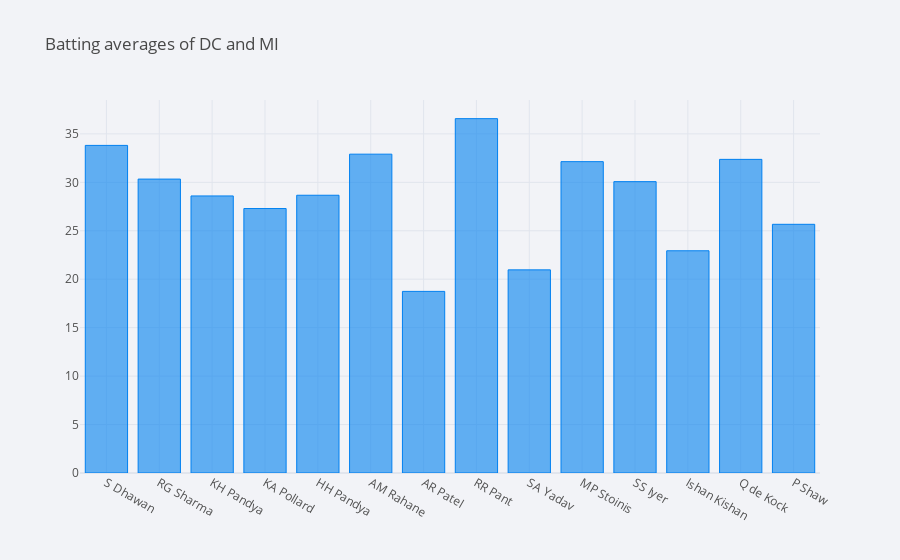
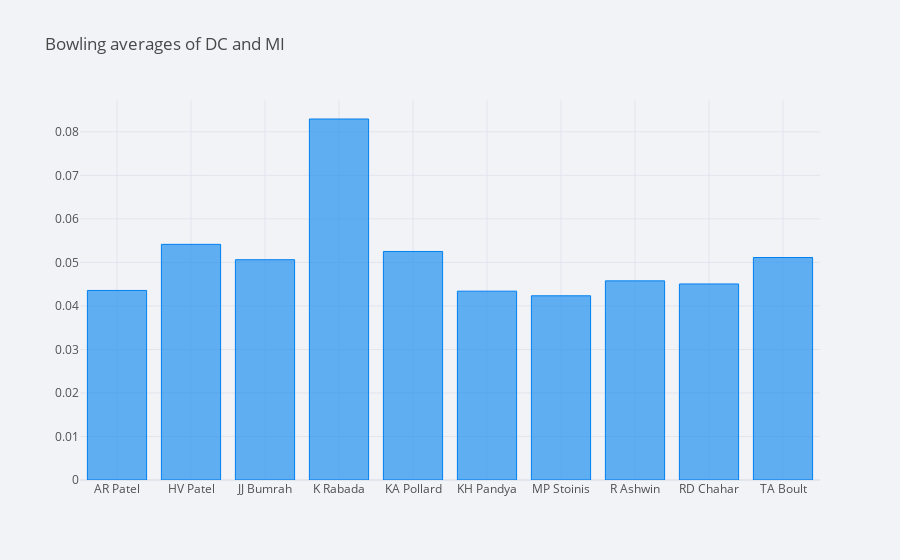

The cell these charts' notebook holds for them, in order:
### Code cell
#plots
import numpy as np
import cufflinks as cf

def MI_DC_plot(data, xvalue, key, label):
    cf.set_config_file(theme='polar',sharing='public',offline=True)
    data.iplot(kind="bar",x = xvalue,
                  subplots=False,
                  sortbars=True,
                  keys = [key],
                  title=label,
                  theme="polar"
                  )
MI_DC_plot(bat_avg, "batsman", "batting_average", "Batting averages of DC and MI")
MI_DC_plot(b_avg1,"bowler", "bowling_avg", "Bowling averages of DC and MI")

### Figure 1 — Plotly figure (JSON) as saved in the notebook; plotly's stock layout.template omitted (floating-point values rounded to 4 significant figures)
{"data": [{"marker": {"color": "rgba(0, 128, 240, 0.6)", "line": {"color": "rgba(0, 128, 240, 1.0)", "width": 1}}, "name": "batting_average", "orientation": "v", "text": "", "type": "bar", "x": ["S Dhawan", "RG Sharma", "KH Pandya", "KA Pollard", "HH Pandya", "AM Rahane", "AR Patel", "RR Pant", "SA Yadav", "MP Stoinis", "SS Iyer", "Ishan Kishan", "Q de Kock", "P Shaw"], "y": [33.81, 30.33, 28.59, 27.29, 28.67, 32.91, 18.74, 36.57, 20.97, 32.13, 30.07, 22.94, 32.37, 25.67]}], "layout": {"legend": {"bgcolor": "#F2F3F7", "font": {"color": "#505050"}}, "paper_bgcolor": "#F2F3F7", "plot_bgcolor": "#F2F3F7", "title": {"font": {"color": "#484848"}, "text": "Batting averages of DC and MI"}, "xaxis": {"gridcolor": "#E1E5ED", "showgrid": true, "tickfont": {"color": "#505050"}, "title": {"font": {"color": "#505050"}, "text": ""}, "zerolinecolor": "#E1E5ED"}, "yaxis": {"gridcolor": "#E1E5ED", "showgrid": true, "tickfont": {"color": "#505050"}, "title": {"font": {"color": "#505050"}, "text": ""}, "zerolinecolor": "#E1E5ED"}}}

### Figure 2 — Plotly figure (JSON) as saved in the notebook; plotly's stock layout.template omitted (floating-point values rounded to 4 significant figures)
{"data": [{"marker": {"color": "rgba(0, 128, 240, 0.6)", "line": {"color": "rgba(0, 128, 240, 1.0)", "width": 1}}, "name": "bowling_avg", "orientation": "v", "text": "", "type": "bar", "x": ["AR Patel", "HV Patel", "JJ Bumrah", "K Rabada", "KA Pollard", "KH Pandya", "MP Stoinis", "R Ashwin", "RD Chahar", "TA Boult"], "y": [0.04355, 0.05415, 0.05061, 0.08295, 0.05251, 0.04339, 0.04233, 0.04576, 0.04505, 0.05112]}], "layout": {"legend": {"bgcolor": "#F2F3F7", "font": {"color": "#505050"}}, "paper_bgcolor": "#F2F3F7", "plot_bgcolor": "#F2F3F7", "title": {"font": {"color": "#484848"}, "text": "Bowling averages of DC and MI"}, "xaxis": {"gridcolor": "#E1E5ED", "showgrid": true, "tickfont": {"color": "#505050"}, "title": {"font": {"color": "#505050"}, "text": ""}, "zerolinecolor": "#E1E5ED"}, "yaxis": {"gridcolor": "#E1E5ED", "showgrid": true, "tickfont": {"color": "#505050"}, "title": {"font": {"color": "#505050"}, "text": ""}, "zerolinecolor": "#E1E5ED"}}}
